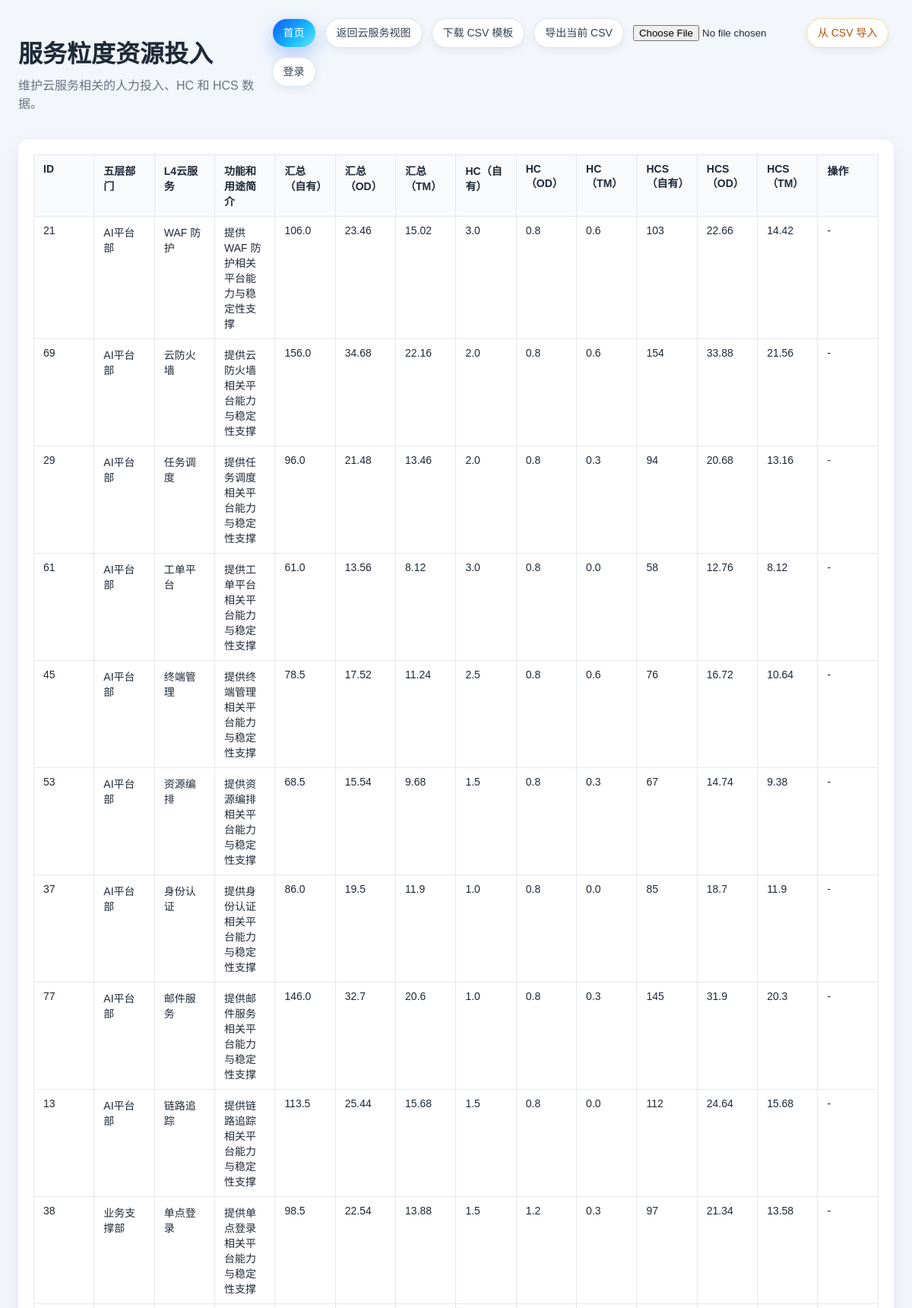
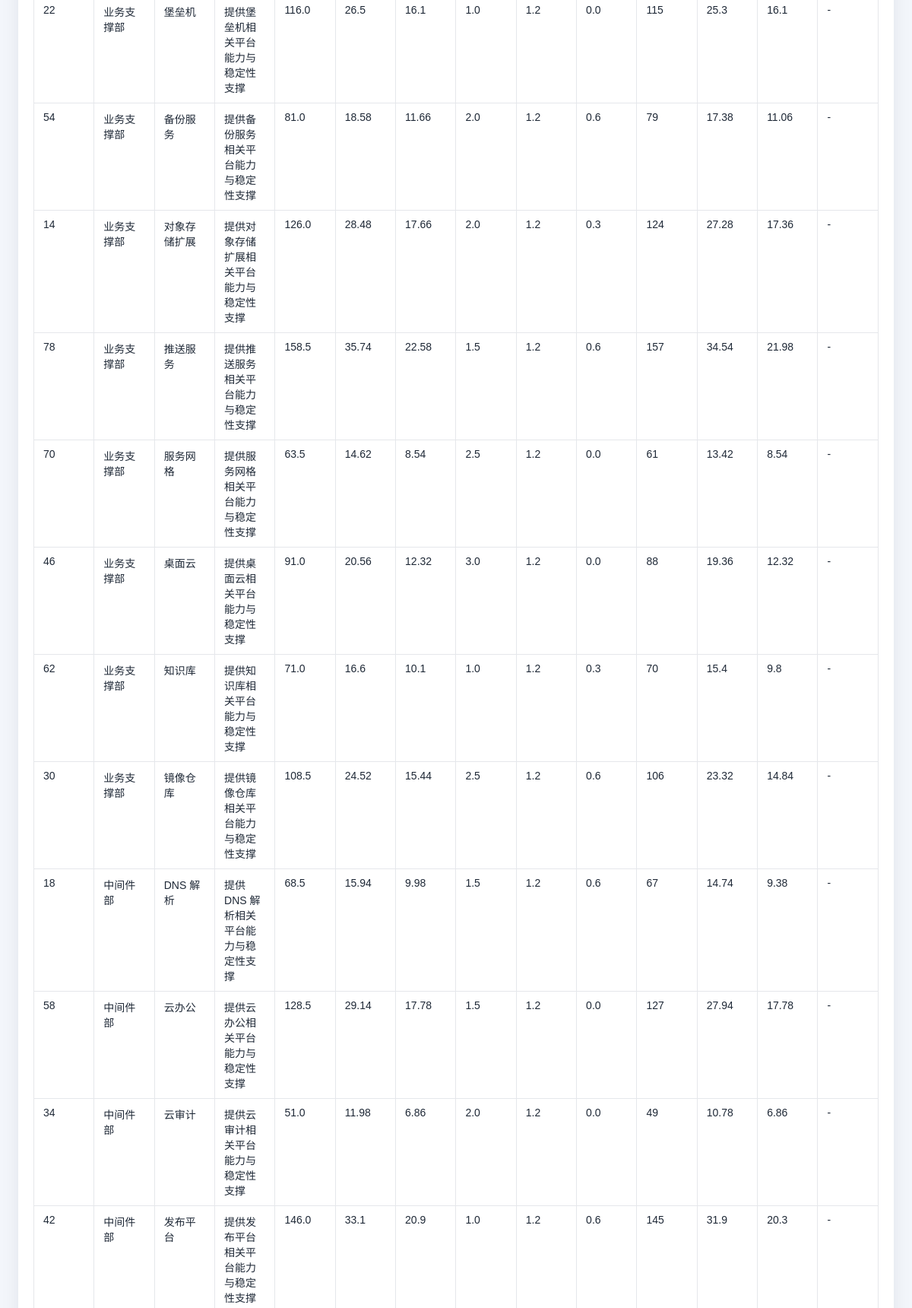
The app's page /admin/service-resources (upper part) with its own data (2 pictures, top to bottom).
### tables this page shows
CREATE TABLE service_resource_investment (id INTEGER PRIMARY KEY AUTOINCREMENT, five_level_department TEXT, l4_cloud_service TEXT, function_description TEXT, summary_self_owned TEXT, summary_od TEXT, summary_tm TEXT, hc_self_owned TEXT, hc_od TEXT, hc_tm TEXT, hcs_self_owned TEXT, hcs_od TEXT, hcs_tm TEXT, created_at TEXT DEFAULT CURRENT_TIMESTAMP, updated_at TEXT DEFAULT CURRENT_TIMESTAMP);

### src/app.py (the view)
@app.route('/admin/service-resources')
@login_required
def admin_service_resources():
    seed_service_resources_if_empty()
    rows = load_service_resources()
    return render_template('service_resource_list.html', records=rows, **build_auth_context())

### src/app.py (called while the page is built, shortened)
def default_feature_flags(role):
    role = normalize_permission_role(role)
    if role == 'admin':
        return {key: True for key in FEATURE_KEYS}
    return {
        'view_system': False,
        'manage_permissions': False,
        'manage_backup': False,
        'submit_requirement': True,
        'manage_requirement_status': False,
        'manage_projects': False,
        'manage_features': False,
        'manage_service_resources': False,
        'import_export_data': True,
    }

def normalize_permission_role(role_text):
    role = (role_text or '').strip().lower()
    return 'admin' if role == 'admin' else 'guest'

def oauth_enabled():
    return os.getenv("RELEASEPLAN_OAUTH_ENABLED", "false").lower() == "true"

def local_admin_enabled():
    admin_username = (os.getenv('RELEASEPLAN_LOCAL_ADMIN_USERNAME') or '').strip()
    admin_password = (os.getenv('RELEASEPLAN_LOCAL_ADMIN_PASSWORD') or '').strip()
    guest_username = (os.getenv('RELEASEPLAN_LOCAL_GUEST_USERNAME') or '').strip()
    guest_password = (os.getenv('RELEASEPLAN_LOCAL_GUEST_PASSWORD') or '').strip()
    return bool((admin_username and admin_password) or (guest_username and guest_password))

def auth_mode():
    if oauth_enabled() and local_admin_enabled():
        return 'hybrid'
    if oauth_enabled():
        return 'oauth2'
    if local_admin_enabled():
        return 'local'
    return 'none'

def get_current_user():
    return session.get('oauth_user') or session.get('local_user')

def get_current_user_roles():
    user = get_current_user() or {}
    roles = user.get('roles') or []
    if isinstance(roles, str):
        roles = [roles]
    return [str(role).strip().lower() for role in roles if str(role).strip()]

def get_current_user_features(user=None):
    user = user if user is not None else get_current_user()
    if not isinstance(user, dict):
        return default_feature_flags('guest')

def can_access(feature_key, user=None):
    mode = auth_mode()
    if mode == 'none':
        return True
    features = get_current_user_features(user)
    return bool(features.get(feature_key))

def can_edit(user=None):
    return can_access('manage_projects', user) or can_access('manage_features', user) or can_access('manage_service_resources', user) or can_access('manage_backup', user) or can_access('manage_permissions', user)

def get_conn():
    DB_PATH.parent.mkdir(parents=True, exist_ok=True)
    conn = sqlite3.connect(DB_PATH)
    conn.row_factory = sqlite3.Row
    return conn

### templates/service_resource_list.html (shortened to what this page needs)
<!doctype html>
<html lang="zh-CN">
<head>
  <link rel="stylesheet" href="{{ url_for('static', filename='style.css') }}">
</head>
<body>
  <div class="page">
    <header class="toolbar">
      <div>
        <h1>服务粒度资源投入</h1>
        <p>维护云服务相关的人力投入、HC 和 HCS 数据。</p>
      </div>
      <div class="toolbar-actions">
        <a class="button home-button" href="{{ url_for('index') }}">首页</a>
        <a class="button secondary" href="{{ url_for('view_placeholder', view_key='cloud-service-view') }}">返回云服务视图</a>
        {% if user_features.import_export_data %}
        <a class="button secondary" href="{{ url_for('admin_service_resources_template_csv') }}">下载 CSV 模板</a>
        <a class="button secondary" href="{{ url_for('admin_service_resources_export_csv') }}">导出当前 CSV</a>
        <form method="post" action="{{ url_for('admin_service_resources_import_csv') }}" enctype="multipart/form-data" class="inline-upload-form">
          <input type="file" name="csv_file" accept=".csv" required>
          <button class="button warning" type="submit">从 CSV 导入</button>
        </form>
        {% endif %}
        {% if current_user %}
          <span class="logout-wrap">
            <span class="user-chip" aria-label="当前登录用户" title="当前登录用户"></span>
            <span class="logout-popover">
              <span class="logout-user-name">{{ login_source_label }}{% if role_label %} · {{ role_label }}{% endif %}</span>
              <a class="button secondary" href="{{ url_for('oauth_logout') }}">退出登录</a>
            </span>
          </span>
        {% else %}
          <a class="button secondary" href="{{ url_for('local_login' if auth_mode == 'local' else 'oauth_login', next=request.path) }}">登录</a>
        {% endif %}
      </div>
    </header>
    {% if records %}
      <div class="table-wrap card">
        <table class="data-table">
          <thead>
            <tr>
              <th>ID</th>
              <th>五层部门</th>
              <th>L4云服务</th>
              <th>功能和用途简介</th>
              <th>汇总（自有）</th>
              <th>汇总（OD）</th>
              <th>汇总（TM）</th>
              <th>HC（自有）</th>
              <th>HC（OD）</th>
              <th>HC（TM）</th>
              <th>HCS（自有）</th>
              <th>HCS（OD）</th>
              <th>HCS（TM）</th>
              <th>操作</th>
            </tr>
          </thead>
          <tbody>
            {% for record in records %}
              <tr>
                <td>{{ record.id }}</td>
                <td>{{ record.five_level_department or '' }}</td>
                <td>{{ record.l4_cloud_service or '' }}</td>
                <td>{{ record.function_description or '' }}</td>
                <td>{{ record.summary_self_owned or '' }}</td>
                <td>{{ record.summary_od or '' }}</td>
                <td>{{ record.summary_tm or '' }}</td>
                <td>{{ record.hc_self_owned or '' }}</td>
                <td>{{ record.hc_od or '' }}</td>
                <td>{{ record.hc_tm or '' }}</td>
                <td>{{ record.hcs_self_owned or '' }}</td>
                <td>{{ record.hcs_od or '' }}</td>
                <td>{{ record.hcs_tm or '' }}</td>
                <td>
                  {% if user_features.manage_service_resources %}
                  <div class="inline-actions">
                    <a class="icon-action" href="{{ url_for('admin_service_resource_edit', record_id=record.id) }}" title="编辑" aria-label="编辑">✏️</a>
                    <form method="post" action="{{ url_for('admin_service_resource_delete', record_id=record.id) }}" class="inline-delete-form">
                      <button class="icon-action danger delete-trigger" type="button" title="删除" aria-label="删除">🗑</button>
                      <div class="delete-popover" hidden>
                        <span class="delete-popover-text">确认删除？</span>
                        <div class="delete-popover-actions">
                          <button class="button tiny danger" type="submit">删</button>
                          <button class="button tiny secondary delete-cancel" type="button">取消</button>
                        </div>
                      </div>
                    </form>
                  </div>
                  {% else %}
                  -
                  {% endif %}
                </td>
              </tr>
            {% endfor %}
          </tbody>
        </table>
      </div>
    {% else %}
      <div class="empty">当前还没有服务粒度资源投入数据，你可以先新增记录。</div>
    {% endif %}
  </div>
</body>
</html>

### static/style.css (style rules this page uses)
body { margin: 0; font-family: Arial, "PingFang SC", "Microsoft YaHei", sans-serif; background: #f3f6fb; color: #1f2937; }
.page { max-width: 1500px; margin: 0 auto; padding: 24px; }
header h1 { margin-bottom: 8px; }
header p { margin-top: 0; color: #6b7280; }
.card { background: #fff; border-radius: 16px; box-shadow: 0 8px 24px rgba(15, 23, 42, 0.08); }
.toolbar { display: flex; justify-content: space-between; gap: 16px; align-items: flex-start; margin-bottom: 20px; }
.toolbar-actions { display: flex; gap: 12px; align-items: center; flex-wrap: wrap; overflow: visible; }
.button { display: inline-flex; align-items: center; justify-content: center; padding: 10px 14px; border-radius: 999px; background: #ffffff; color: #334155; text-decoration: none; border: 1px solid #dbe3ee; cursor: pointer; font-size: 14px; font-family: inherit; line-height: 1.2; box-shadow: 0 4px 12px rgba(15, 23, 42, 0.06); }
.button.secondary { background: #ffffff; color: #334155; border-color: #dbe3ee; }
.button.home-button { background: linear-gradient(135deg, #0f59ff 0%, #12b5ff 55%, #67e8f9 100%); color: #ffffff; box-shadow: 0 10px 24px rgba(15, 89, 255, 0.28); }
.button.warning { background: #ffffff; color: #b45309; border-color: #fcd9a7; }
.card { background: #fff; border-radius: 14px; padding: 20px; box-shadow: 0 8px 24px rgba(15, 23, 42, 0.08); }
.table-wrap { overflow-x: auto; }
.data-table { width: 100%; border-collapse: collapse; table-layout: fixed; }
.data-table th, .data-table td { border: 1px solid #e5e7eb; padding: 10px 12px; text-align: left; vertical-align: top; font-size: 14px; word-break: break-word; }
.data-table th { background: #f8fafc; position: relative; }
.inline-upload-form { display: inline-flex; align-items: center; gap: 8px; flex-wrap: wrap; }
.inline-upload-form input[type="file"] { max-width: 220px; }

### records on screen
service_resource_investment: id "21", five_level_department "AI平台部", l4_cloud_service "WAF 防护", function_description "提供WAF 防护相关平台能力与稳定性支撑", summary_self_owned "106.0", summary_od "23.46", summary_tm "15.02", hc_self_owned "3.0", hc_od "0.8", hc_tm "0.6", hcs_self_owned "103", hcs_od "22.66", hcs_tm "14.42"
service_resource_investment: id "69", five_level_department "AI平台部", l4_cloud_service "云防火墙", function_description "提供云防火墙相关平台能力与稳定性支撑", summary_self_owned "156.0", summary_od "34.68", summary_tm "22.16", hc_self_owned "2.0", hc_od "0.8", hc_tm "0.6", hcs_self_owned "154", hcs_od "33.88", hcs_tm "21.56"
service_resource_investment: id "29", five_level_department "AI平台部", l4_cloud_service "任务调度", function_description "提供任务调度相关平台能力与稳定性支撑", summary_self_owned "96.0", summary_od "21.48", summary_tm "13.46", hc_self_owned "2.0", hc_od "0.8", hc_tm "0.3", hcs_self_owned "94", hcs_od "20.68", hcs_tm "13.16"
service_resource_investment: id "61", five_level_department "AI平台部", l4_cloud_service "工单平台", function_description "提供工单平台相关平台能力与稳定性支撑", summary_self_owned "61.0", summary_od "13.56", summary_tm "8.12", hc_self_owned "3.0", hc_od "0.8", hc_tm "0.0", hcs_self_owned "58", hcs_od "12.76", hcs_tm "8.12"
service_resource_investment: id "45", five_level_department "AI平台部", l4_cloud_service "终端管理", function_description "提供终端管理相关平台能力与稳定性支撑", summary_self_owned "78.5", summary_od "17.52", summary_tm "11.24", hc_self_owned "2.5", hc_od "0.8", hc_tm "0.6", hcs_self_owned "76", hcs_od "16.72", hcs_tm "10.64"
service_resource_investment: id "53", five_level_department "AI平台部", l4_cloud_service "资源编排", function_description "提供资源编排相关平台能力与稳定性支撑", summary_self_owned "68.5", summary_od "15.54", summary_tm "9.68", hc_self_owned "1.5", hc_od "0.8", hc_tm "0.3", hcs_self_owned "67", hcs_od "14.74", hcs_tm "9.38"
service_resource_investment: id "37", five_level_department "AI平台部", l4_cloud_service "身份认证", function_description "提供身份认证相关平台能力与稳定性支撑", summary_self_owned "86.0", summary_od "19.5", summary_tm "11.9", hc_self_owned "1.0", hc_od "0.8", hc_tm "0.0", hcs_self_owned "85", hcs_od "18.7", hcs_tm "11.9"
service_resource_investment: id "77", five_level_department "AI平台部", l4_cloud_service "邮件服务", function_description "提供邮件服务相关平台能力与稳定性支撑", summary_self_owned "146.0", summary_od "32.7", summary_tm "20.6", hc_self_owned "1.0", hc_od "0.8", hc_tm "0.3", hcs_self_owned "145", hcs_od "31.9", hcs_tm "20.3"
service_resource_investment: id "13", five_level_department "AI平台部", l4_cloud_service "链路追踪", function_description "提供链路追踪相关平台能力与稳定性支撑", summary_self_owned "113.5", summary_od "25.44", summary_tm "15.68", hc_self_owned "1.5", hc_od "0.8", hc_tm "0.0", hcs_self_owned "112", hcs_od "24.64", hcs_tm "15.68"
service_resource_investment: id "38", five_level_department "业务支撑部", l4_cloud_service "单点登录", function_description "提供单点登录相关平台能力与稳定性支撑", summary_self_owned "98.5", summary_od "22.54", summary_tm "13.88", hc_self_owned "1.5", hc_od "1.2", hc_tm "0.3", hcs_self_owned "97", hcs_od "21.34", hcs_tm "13.58"
service_resource_investment: id "22", five_level_department "业务支撑部", l4_cloud_service "堡垒机", function_description "提供堡垒机相关平台能力与稳定性支撑", summary_self_owned "116.0", summary_od "26.5", summary_tm "16.1", hc_self_owned "1.0", hc_od "1.2", hc_tm "0.0", hcs_self_owned "115", hcs_od "25.3", hcs_tm "16.1"
service_resource_investment: id "54", five_level_department "业务支撑部", l4_cloud_service "备份服务", function_description "提供备份服务相关平台能力与稳定性支撑", summary_self_owned "81.0", summary_od "18.58", summary_tm "11.66", hc_self_owned "2.0", hc_od "1.2", hc_tm "0.6", hcs_self_owned "79", hcs_od "17.38", hcs_tm "11.06"
service_resource_investment: id "14", five_level_department "业务支撑部", l4_cloud_service "对象存储扩展", function_description "提供对象存储扩展相关平台能力与稳定性支撑", summary_self_owned "126.0", summary_od "28.48", summary_tm "17.66", hc_self_owned "2.0", hc_od "1.2", hc_tm "0.3", hcs_self_owned "124", hcs_od "27.28", hcs_tm "17.36"
service_resource_investment: id "78", five_level_department "业务支撑部", l4_cloud_service "推送服务", function_description "提供推送服务相关平台能力与稳定性支撑", summary_self_owned "158.5", summary_od "35.74", summary_tm "22.58", hc_self_owned "1.5", hc_od "1.2", hc_tm "0.6", hcs_self_owned "157", hcs_od "34.54", hcs_tm "21.98"
service_resource_investment: id "70", five_level_department "业务支撑部", l4_cloud_service "服务网格", function_description "提供服务网格相关平台能力与稳定性支撑", summary_self_owned "63.5", summary_od "14.62", summary_tm "8.54", hc_self_owned "2.5", hc_od "1.2", hc_tm "0.0", hcs_self_owned "61", hcs_od "13.42", hcs_tm "8.54"
service_resource_investment: id "46", five_level_department "业务支撑部", l4_cloud_service "桌面云", function_description "提供桌面云相关平台能力与稳定性支撑", summary_self_owned "91.0", summary_od "20.56", summary_tm "12.32", hc_self_owned "3.0", hc_od "1.2", hc_tm "0.0", hcs_self_owned "88", hcs_od "19.36", hcs_tm "12.32"
service_resource_investment: id "62", five_level_department "业务支撑部", l4_cloud_service "知识库", function_description "提供知识库相关平台能力与稳定性支撑", summary_self_owned "71.0", summary_od "16.6", summary_tm "10.1", hc_self_owned "1.0", hc_od "1.2", hc_tm "0.3", hcs_self_owned "70", hcs_od "15.4", hcs_tm "9.8"
service_resource_investment: id "30", five_level_department "业务支撑部", l4_cloud_service "镜像仓库", function_description "提供镜像仓库相关平台能力与稳定性支撑", summary_self_owned "108.5", summary_od "24.52", summary_tm "15.44", hc_self_owned "2.5", hc_od "1.2", hc_tm "0.6", hcs_self_owned "106", hcs_od "23.32", hcs_tm "14.84"
service_resource_investment: id "18", five_level_department "中间件部", l4_cloud_service "DNS 解析", function_description "提供DNS 解析相关平台能力与稳定性支撑", summary_self_owned "68.5", summary_od "15.94", summary_tm "9.98", hc_self_owned "1.5", hc_od "1.2", hc_tm "0.6", hcs_self_owned "67", hcs_od "14.74", hcs_tm "9.38"
service_resource_investment: id "58", five_level_department "中间件部", l4_cloud_service "云办公", function_description "提供云办公相关平台能力与稳定性支撑", summary_self_owned "128.5", summary_od "29.14", summary_tm "17.78", hc_self_owned "1.5", hc_od "1.2", hc_tm "0.0", hcs_self_owned "127", hcs_od "27.94", hcs_tm "17.78"
service_resource_investment: id "34", five_level_department "中间件部", l4_cloud_service "云审计", function_description "提供云审计相关平台能力与稳定性支撑", summary_self_owned "51.0", summary_od "11.98", summary_tm "6.86", hc_self_owned "2.0", hc_od "1.2", hc_tm "0.0", hcs_self_owned "49", hcs_od "10.78", hcs_tm "6.86"
service_resource_investment: id "42", five_level_department "中间件部", l4_cloud_service "发布平台", function_description "提供发布平台相关平台能力与稳定性支撑", summary_self_owned "146.0", summary_od "33.1", summary_tm "20.9", hc_self_owned "1.0", hc_od "1.2", hc_tm "0.6", hcs_self_owned "145", hcs_od "31.9", hcs_tm "20.3"
